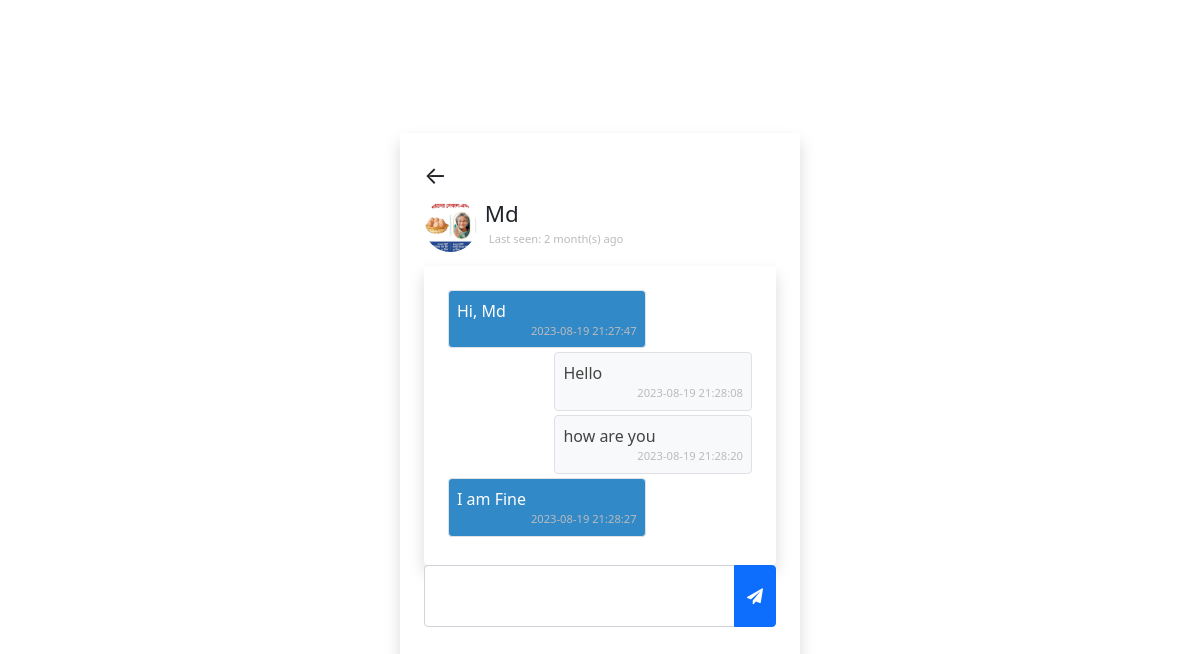
Screenshot of /php-chat-app-main/chat.php?user=Md (signed in) with the database file from the repository.
### tables this page shows
CREATE TABLE `users` (
  `user_id` int(11) NOT NULL,
  `name` varchar(255) NOT NULL,
  `username` varchar(255) NOT NULL,
  `password` varchar(1000) NOT NULL,
  `p_p` varchar(255) DEFAULT 'user-default.png',
  `last_seen` datetime NOT NULL DEFAULT current_timestamp()
);

CREATE TABLE `chats` (
  `chat_id` int(11) NOT NULL,
  `from_id` int(11) NOT NULL,
  `to_id` int(11) NOT NULL,
  `message` text NOT NULL,
  `opened` tinyint(1) NOT NULL DEFAULT 0,
  `created_at` datetime NOT NULL DEFAULT current_timestamp()
);

### php-chat-app-main/app/helpers/user.php (called while the page is built)
<?php
function getUser($username, $conn){
   $sql = "SELECT * FROM users
           WHERE username=?";
   $stmt = $conn->prepare($sql);
   $stmt->execute([$username]);
   if ($stmt->rowCount() === 1) {
   	 $user = $stmt->fetch();
   	 return $user;
   }else {
   	$user = [];
   	return $user;
   }
}

### php-chat-app-main/app/helpers/timeAgo.php (called while the page is built, shortened)
<?php
function last_seen($date_time){
   $timestamp = strtotime($date_time);
   $strTime = array("second", "minute", "hour", "day", "month", "year");
   $length = array("60","60","24","30","12","10");
   $currentTime = time();
   if($currentTime >= $timestamp) {
		$diff     = time()- $timestamp;
		for($i = 0; $diff >= $length[$i] && $i < count($length)-1; $i++) {
		$diff = $diff / $length[$i];
		}
		$diff = round($diff);
		if ($diff < 59 && $strTime[$i] == "second") {
			return 'Active';
		}else {
			return $diff . " " . $strTime[$i] . "(s) ago ";
		}
   }
}

### php-chat-app-main/app/helpers/chat.php (called while the page is built)
<?php
function getChats($id_1, $id_2, $conn){
   $sql = "SELECT * FROM chats
           WHERE (from_id=? AND to_id=?)
           OR    (to_id=? AND from_id=?)
           ORDER BY chat_id ASC";
    $stmt = $conn->prepare($sql);
    $stmt->execute([$id_1, $id_2, $id_1, $id_2]);
    if ($stmt->rowCount() > 0) {
    	$chats = $stmt->fetchAll();
    	return $chats;
    }else {
    	$chats = [];
    	return $chats;
    }
}

### php-chat-app-main/chat.php (the view, shortened to what this page needs)
<?php
  if (isset($_SESSION['username'])) {
  	include 'app/db.conn.php';
  	include 'app/helpers/user.php';
  	include 'app/helpers/chat.php';
  	include 'app/helpers/timeAgo.php';
  	$chatWith = getUser($_GET['user'], $conn);
  	$chats = getChats($_SESSION['user_id'], $chatWith['user_id'], $conn);
?>
<!DOCTYPE html>
<html lang="en">
<head>
	<link href="https://cdn.jsdelivr.net/npm/bootstrap@5.0.1/dist/css/bootstrap.min.css" rel="stylesheet">
	<link rel="stylesheet"
	      href="css/style.css">
	<link rel="stylesheet" href="https://cdnjs.cloudflare.com/ajax/libs/font-awesome/4.7.0/css/font-awesome.min.css">
</head>
<body class="d-flex
             justify-content-center
             align-items-center
             vh-100">
    <div class="w-400 shadow p-4 rounded">
    	<a href="home.php"
    	   class="fs-4 link-dark">&#8592;</a>
    	   <div class="d-flex align-items-center">
    	   	  <img src="uploads/<?=$chatWith['p_p']?>"
    	   	       class="w-15 rounded-circle">
               <h3 class="display-4 fs-sm m-2">
               	  <?=$chatWith['name']?> <br>
               	  <div class="d-flex
               	              align-items-center"
               	        title="online">
               	    <?php
                        if (last_seen($chatWith['last_seen']) == "Active") {
               	    ?>
               	        <div class="online"></div>
               	        <small class="d-block p-1">Online</small>
               	  	<?php }else{ ?>
               	         <small class="d-block p-1">
               	         	Last seen:
               	         	<?=last_seen($chatWith['last_seen'])?>
               	         </small>
               	  	<?php } ?>
               	  </div>
               </h3>
    	   </div>
    	   <div class="shadow p-4 rounded
    	               d-flex flex-column
    	               mt-2 chat-box"
    	        id="chatBox">
    	        <?php
                     if (!empty($chats)) {
                     foreach($chats as $chat){
                     	if($chat['from_id'] == $_SESSION['user_id'])
                     	{ ?>
						<p class="rtext align-self-end
						        border rounded p-2 mb-1">
						    <?=$chat['message']?>
						    <small class="d-block">
						    	<?=$chat['created_at']?>
						    </small>
						</p>
                    <?php }else{ ?>
					<p class="ltext border
					         rounded p-2 mb-1">
					    <?=$chat['message']?>
					    <small class="d-block">
					    	<?=$chat['created_at']?>
					    </small>
					</p>
                    <?php }
                     }
    	   	} ?>
    	   </div>
    	   <div class="input-group mb-3">
    	   	   <textarea cols="3"
    	   	             id="message"
    	   	             class="form-control"></textarea>
    	   	   <button class="btn btn-primary"
    	   	           id="sendBtn">
    	   	   	  <i class="fa fa-paper-plane"></i>
    	   	   </button>
    	   </div>
    </div>
 </body>
 </html>
<?php
  }else{
  	header("Location: index.php");
   	exit;
  }
 ?>

### php-chat-app-main/css/style.css (style rules this page uses)
.vh-100 { min-height: 100vh; }
.w-400 { width: 400px; }
a { text-decoration: none; }
.w-15 { width: 15%; }
.fs-sm { font-size: 1.4rem; }
small { color: #bbb; font-size: 0.7rem; text-align: right; }
.chat-box { overflow-y: auto; overflow-x: hidden; max-height: 50vh; }
.rtext { width: 65%; background: #f8f9fa; color: #444; }
.ltext { width: 65%; background: #3289c8; color: #fff; }
textarea { resize: none; }

### rows the page displays
users: p_p (picture), name "Md", last_seen "2 month(s) ago"
chats: message "Hi, Md", created_at "2023-08-19 21:27:47"
chats: message "Hello", created_at "2023-08-19 21:28:08"
chats: message "how are you", created_at "2023-08-19 21:28:20"
chats: message "I am Fine", created_at "2023-08-19 21:28:27"
